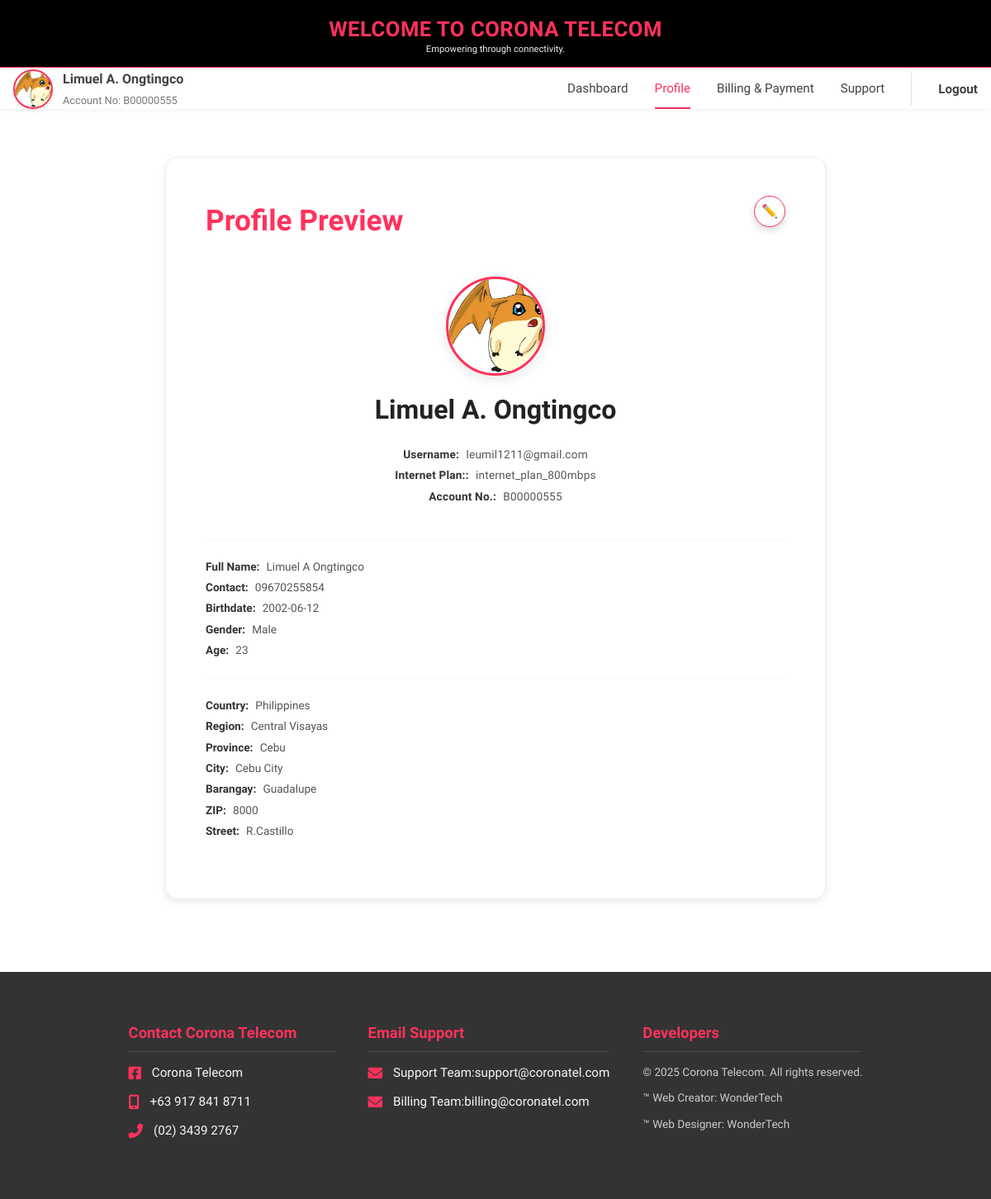
Screenshot of /cx/dashboard?tab=profile (signed in) with the database file from the repository.
### models.py (models this page shows, shortened)
class Cx(db.Model, UserMixin):
    id = db.Column(db.Integer, primary_key=True)
    email = db.Column(db.String(120), unique=True, nullable=False)
    password = db.Column(db.String(200), nullable=False)
    name = db.Column(db.String(120))
    avatar = db.Column(db.String(255), default='default.png')
    role = db.Column(db.String(10), nullable=False, default='customer')
    account_status = db.Column(db.String(20), default='Active')
    contact = db.Column(db.String(50))
    account_number = db.Column(db.String(50))
    internet_plan = db.Column(db.String(50))
    is_verified = db.Column(db.Boolean, default=False)  # ✅ NEW
    first_name = db.Column(db.String(50))
    middle_name = db.Column(db.String(50))
    middle_initial = db.Column(db.String(50))
    surname = db.Column(db.String(50))
    extension_name = db.Column(db.String(50))
    birthdate = db.Column(db.Date)
    gender = db.Column(db.String(20))
    location_country = db.Column(db.String(50))
    location_region = db.Column(db.String(50))
    location_province = db.Column(db.String(50))
    location_city = db.Column(db.String(50))
    location_barangay = db.Column(db.String(50))
    location_zip = db.Column(db.String(20))
    location_street = db.Column(db.String(100))
    payment_proofs = db.relationship('PaymentProof', back_populates='cx', lazy=True)
    requests = db.relationship('CxRequest', back_populates='cx', lazy=True)
    soa_files = db.relationship('SOA', back_populates='cx', lazy=True)
    notifications = db.relationship('Notification', back_populates='cx', lazy=True)
    login_logs = db.relationship('CxLoginLog', back_populates='cx', lazy=True)

### app.py (the view)
@app.route('/cx/dashboard')
@login_required
def cx_dashboard():
    tab = request.args.get('tab', 'home')
    verified = request.args.get('verified')
    age = calculate_age(current_user.birthdate) if hasattr(current_user, 'birthdate') else None
    uploads = PaymentProof.query.filter_by(cx_id=current_user.id).order_by(PaymentProof.uploaded_at.desc()).all()
    requests = CxRequest.query.filter_by(cx_id=current_user.id).order_by(CxRequest.uploaded_at.desc()).all()
    previous_rebates = [r for r in requests if r.type == 'rebate']
    previous_overcharges = [r for r in requests if r.type == 'overcharge']
    soa_files = SOA.query.filter_by(cx_id=current_user.id).order_by(SOA.uploaded_at.desc()).all()
    messages = AdminMessage.query.filter_by(cx_id=current_user.id).order_by(AdminMessage.sent_at.desc()).all()  # ✅ NEW
    all_notifications = Notification.query.filter_by(cx_id=current_user.id).order_by(Notification.created_at.desc()).all()
    if current_user.account_status == 'Inactive':
        flash('Your account has been deactivated by admin. Please contact support for assistance.', 'danger')
        logout_user()
        return redirect(url_for('cx_login'))
    if current_user.account_status == 'TERMINATE':
        flash('Your account has been terminated and cannot be accessed.', 'danger')
        logout_user()
        return redirect(url_for('cx_login'))
    return render_template(
        'cx/dashboard.html',
        active_tab=tab,
        tab=tab,
        age=age,
        dashboard_header=True,
        previous_uploads=uploads,
        user_requests=requests,
        all_notifications=all_notifications,
        verified=verified,
        now=datetime.now(),
        previous_rebates=previous_rebates,
        previous_overcharges=previous_overcharges,
        soa_files=soa_files,
        account_status=current_user.account_status,
        messages=messages  # ✅ Include admin messages
    )

### app.py (called while the page is built)
def calculate_age(birthdate):
    if birthdate:
        today = date.today()
        return today.year - birthdate.year - ((today.month, today.day) < (birthdate.month, birthdate.day))
    return None

@login_manager.user_loader
def load_user(user_id):
    user_type = session.get('user_type')
    if user_type == 'admin':
        return AdminUser.query.get(int(user_id))
    else:
        return Cx.query.get(int(user_id))  # Cx model for customers

### templates/cx/dashboard.html (shortened to what this page needs)
{% extends "base.html" %}
{% block content %}
<div class="tab-wrapper">
    {% if active_tab == 'profile' %}
    {% include 'cx/profile_tab.html' %}
    {% elif active_tab == 'billing' %}
    {% include 'cx/billing_tab.html' %}
    {% elif active_tab == 'support' %}
    {% include 'cx/support.html' %}
    {% endif %}
</div>
{% endblock %}

### templates/partials/cx_nav.html
<div class="cx-nav-row">
    <div class="cx-nav-inner">
        <div class="cx-user-info">
            <img src="{{ url_for('static', filename='uploads/' + (current_user.avatar or 'logo.jpg')) }}"
                alt="User Avatar" class="cx-avatar">
            <div class="cx-user-details">
                <span class="cx-user-name">{{ current_user.name }}</span>
                <span class="cx-account-number">Account No: {{ current_user.account_number or 'N/A' }}</span>
            </div>
        </div>
        <nav class="cx-links">
            <a href="{{ url_for('cx_dashboard') }}"
                class="cx-link {% if active_tab == 'dashboard' %}active{% endif %}">Dashboard</a>
            <a href="{{ url_for('cx_dashboard', tab='profile') }}"
                class="cx-link {% if active_tab == 'profile' %}active{% endif %}">Profile</a>
            <a href="{{ url_for('cx_dashboard', tab='billing') }}"
                class="cx-link {% if active_tab == 'billing' %}active{% endif %}">Billing & Payment</a>
            <a href="{{ url_for('cx_dashboard', tab='support') }}"
                class="cx-link {% if active_tab == 'support' %}active{% endif %}">Support</a>
            <a href="{{ url_for('logout') }}" class="cx-link logout-link">Logout</a>
        </nav>
    </div>
</div>

### templates/cx/profile_tab.html (shortened to what this page needs)
<div class="card profile-container">
    {% if request.args.get('edit') != '1' %}
    <div class="profile-summary">
        <div class="profile-preview-header">
            <span class="preview-heading">Profile Preview</span>
            <a href="{{ url_for('cx_dashboard', tab='profile', edit='1') }}" class="edit-profile-btn">
                ✏️
            </a>
        </div>
        <div class="profile-hero-section">
            <img src="{{ url_for('static', filename='uploads/' + (current_user.avatar or 'logo.jpg')) }}" alt="Avatar" class="avatar-display-large">
            <h2 class="user-display-name">{{ current_user.name }}</h2>
            <div class="user-main-info">
                 <p class="detail-item"><strong>Username:</strong> <span>{{ current_user.email or 'N/A' }}</span></p>
                 <p class="detail-item"><strong>Internet Plan::</strong> <span>{{ current_user.internet_plan or 'N/A' }}</span></p>
				 <p class="detail-item"><strong>Account No.:</strong> <span>{{ current_user.account_number or 'N/A' }}</span></p>
             </div>
        </div>
        <div class="profile-details-group">
            <p class="detail-item"><strong>Full Name:</strong> <span>{{ current_user.first_name or '' }} {{ current_user.middle_name or '' }} {{ current_user.surname or '' }}</span></p>
			<p class="detail-item"><strong>Contact:</strong> <span>{{ current_user.contact or 'N/A' }}</span></p>
            <p class="detail-item"><strong>Birthdate:</strong> <span>{{ current_user.birthdate or 'N/A' }}</span></p>
            <p class="detail-item"><strong>Gender:</strong> <span>{{ current_user.gender or 'N/A' }}</span></p>
			<p class="detail-item"><strong>Age:</strong> <span>{{ age or 'N/A' }}</span></p>
        </div>
        <div class="profile-details-group">
            <p class="detail-item"><strong>Country:</strong> <span>{{ current_user.location_country or 'N/A' }}</span></p>
            <p class="detail-item"><strong>Region:</strong> <span>{{ current_user.location_region or 'N/A' }}</span></p>
            <p class="detail-item"><strong>Province:</strong> <span>{{ current_user.location_province or 'N/A' }}</span></p>
            <p class="detail-item"><strong>City:</strong> <span>{{ current_user.location_city or 'N/A' }}</span></p>
            <p class="detail-item"><strong>Barangay:</strong> <span>{{ current_user.location_barangay or 'N/A' }}</span></p>
            <p class="detail-item"><strong>ZIP:</strong> <span>{{ current_user.location_zip or 'N/A' }}</span></p>
            <p class="detail-item"><strong>Street:</strong> <span>{{ current_user.location_street or 'N/A' }}</span></p>
        </div>
    </div>
    {% endif %}
</div>

### rows the page displays
Cx: avatar (picture), name "Limuel A. Ongtingco", account_number "B00000555", email "leumil1211@gmail.com", internet_plan "internet_plan_800mbps", first_name "Limuel", middle_name "A", surname "Ongtingco", contact "09670255854", birthdate "2002-06-12", gender "Male", location_country "Philippines", location_region "Central Visayas", location_province "Cebu", location_city "Cebu City", location_barangay "Guadalupe", location_zip "8000", location_street "R.Castillo"

### other values shown
{{ age or 'N/A' }} "23"
